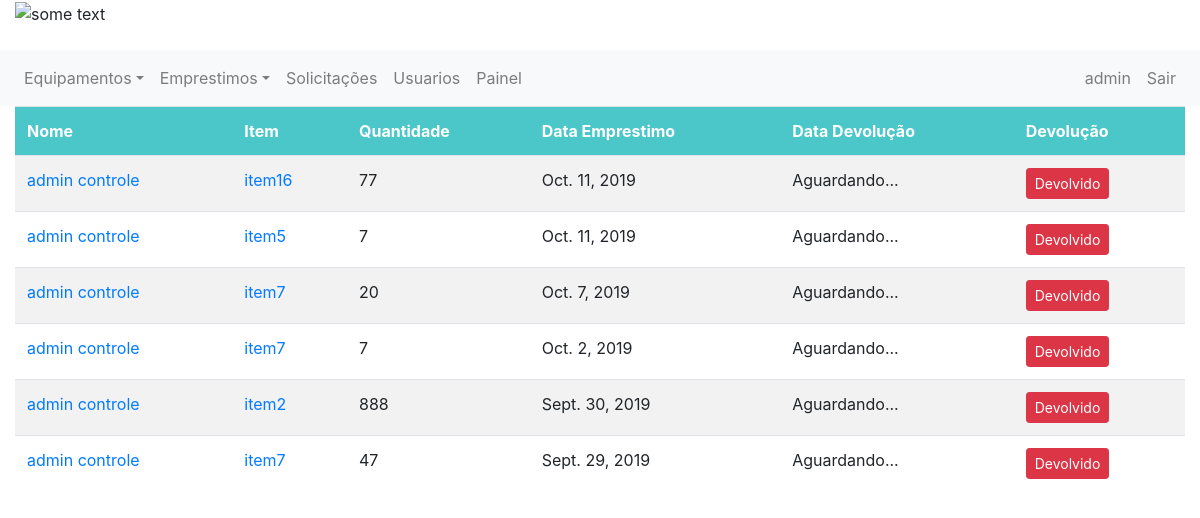
The app's page / (signed in) with its own data.
### emprestimo/models.py (models this page shows)
class Emprestimo(models.Model):
    equipamento = models.ForeignKey(Item, on_delete=models.CASCADE, related_name='item_emprestimo')
    solicitante = models.ForeignKey(Usuario, on_delete=models.CASCADE, related_name='usuario_emprestimo')
    tipo = models.ForeignKey(TipoEstadoEmprestimo, on_delete=models.CASCADE, related_name='tipo_emprestimo')
    estado = models.BooleanField(default=0)
    descricao = models.CharField(max_length=255)
    quantidade = models.IntegerField()
    data_emprestimo = models.DateField(null=False)
    data_devolucao = models.DateField(null=True)
    mensagem_rejeitado = models.CharField(max_length=255, null=True)
    mensagem_devolucao = models.CharField(max_length=255, null=True)

### controle/models.py (models this page shows, shortened)
class Usuario(models.Model):
    user = models.OneToOneField(User, related_name='profile', on_delete=models.CASCADE, null=True)
    telefone = models.IntegerField()
    tipo = models.ForeignKey(TipoUsuario, on_delete=models.CASCADE)

class Item(models.Model):
    nome = models.CharField(max_length=50)
    quantidade = models.IntegerField()
    tipo = models.ForeignKey(TipoEquipamento, on_delete=models.CASCADE)
    imagem = models.FileField(upload_to='documents/%Y/%m/%d', default='documents/1111/sem_foto.jpg')
    excluido = models.BooleanField(default=False)

### emprestimo/views.py (the view)
# urls.py: path('', exibir_emprestimos, name='root'),
@login_required
def exibir_emprestimos(request):
    emprestimos_ativos = Emprestimo.objects.filter(tipo=2).order_by('-data_emprestimo')
    paginator = Paginator(emprestimos_ativos, 8)
    page = request.GET.get('page')
    emprestimos_ativos = paginator.get_page(page)
    return render(request, 'emprestimos.html',
                  {'emprestimos': emprestimos_ativos,
                   'user_logado': get_usuario_logado(request)})

### emprestimo/views.py (called while the page is built)
def get_usuario_logado(request):
    return request.user

### controle/templates/emprestimos.html (shortened to what this page needs)
{% extends 'base.html' %}
{% block 'content' %}
    {% if emprestimos %}
        <table class="table table-hover">
            <tr>
                <th>Nome</th>
                <th>Item</th>
                <th>Quantidade</th>
                <th>Data Emprestimo</th>
                <th>Data Devolução</th>
                {% if user_logado.is_superuser %}
                    <th>Devolução</th>
                {% endif %}
            </tr>
          {% for emprestimo in emprestimos %}
              <tr>
                  <td> <a href="{% url 'exibe_um_usuario' emprestimo.solicitante.id %}"> {{emprestimo.solicitante.user.first_name }} {{emprestimo.solicitante.user.last_name}} </a> </td>
                  <td> <a href="{% url 'equipamento' emprestimo.equipamento.id %}">{{emprestimo.equipamento.nome}}</a></td>
                  <td>{{emprestimo.quantidade}}</td>
                  <td>{{emprestimo.data_emprestimo}}</td>
                  <td>
                      {% if emprestimo.data_devolucao == none %}
                          Aguardando...
                      {% else %}
                          {{emprestimo.data_devolucao}}
                      {% endif %}
                  </td>
              {% if user_logado.is_superuser %}
                  <td>
                      {% if emprestimo.data_devolucao == none %}
                      <a class="btn btn-sm btn-danger" href="" role="button" id="dropdownMenuLink" data-toggle="dropdown" aria-haspopup="true" aria-expanded="false">Devolvido</a>
                      {% endif %}
                  </td>
              {% endif %}
                </tr>
            {%endfor%}
      </table>
    {% else %}
        <p style="font-size: 30px; font-weight: bold; text-align:center">Nenhum emprestimo encontrado <br> :( </p>
    {% endif %}
<br>
{% endblock %}

### controle/templates/base.html (shortened to what this page needs)
{% load staticfiles %}
<!DOCTYPE html>
<html lang="pt">
<head>
<link rel="stylesheet" href="https://stackpath.bootstrapcdn.com/bootstrap/4.3.1/css/bootstrap.min.css">
</head>
<body>
<header class="page-header">
	<div class="">
    <div class="container-fluid" >
        <div class="row">
            <div class="col-12">
                <img src= "http://lims.ifpi.edu.br/images/logo.png" alt="some text" width=200 height=80>
            </div>
          </div>
    </div>
    <br>
    <div class="row" >
        <div class="col-12" >
            <nav class="navbar navbar-expand-sm navbar-light bg-light">
    <div class="collapse navbar-collapse" id="navbarCollapse">
        <div class="navbar-nav">
        <div class="nav-item dropdown">
                    <a href="#" class="nav-link dropdown-toggle" data-toggle="dropdown">Equipamentos</a>
                </div>
        <div class="nav-item dropdown">
            <a href="#" class="nav-link dropdown-toggle" data-toggle="dropdown">Emprestimos</a>
        </div>
            {% if user_logado.is_superuser %}
                <a class="nav-item nav-link" href="{% url 'exibir_solicitacoes' %}" >Solicitações </a>
                <a class="nav-item nav-link" href="{% url 'exibir_usuarios' %}" >Usuarios </a>
                <a class="nav-item nav-link" href="{% url 'painel_admin' %}" >Painel </a>
            {% endif %}
        </div>
        <div class="navbar-nav ml-auto">
            <a class="nav-item nav-link" href="{% url 'exibe_meu_perfil' %}">{{ user_logado.username }}</a>
            <a class="nav-item nav-link" href="{% url 'logout' %}">Sair</a>
        </div>
    </div>
</nav>
        </div>
    </div>
 </div>
</header>
<div class="container-fluid" >
    <div class="">
        <div class="" style=" ">
            {% block 'content' %}
            {% endblock %}
        </div>
    </div>
</div>
</body>
</html>

### controle/templates/emprestimos.html (style rules this page uses)
table { border-collapse: collapse; width: 100%; }
th, td { text-align: left; padding: 8px; }
tr:nth-child(even) { background-color: #f2f2f2 }
th { background-color: #4bc7c9; color: white; }

### records on screen
Emprestimo: solicitante.user.first_name "admin", solicitante.user.last_name "controle", equipamento.nome "item16", quantidade "77", data_emprestimo "Oct. 11, 2019", shows "Aguardando...", shows "Devolvido"
Emprestimo: solicitante.user.first_name "admin", solicitante.user.last_name "controle", equipamento.nome "item5", quantidade "7", data_emprestimo "Oct. 11, 2019", shows "Aguardando...", shows "Devolvido"
Emprestimo: solicitante.user.first_name "admin", solicitante.user.last_name "controle", equipamento.nome "item7", quantidade "20", data_emprestimo "Oct. 7, 2019", shows "Aguardando...", shows "Devolvido"
Emprestimo: solicitante.user.first_name "admin", solicitante.user.last_name "controle", equipamento.nome "item7", quantidade "7", data_emprestimo "Oct. 2, 2019", shows "Aguardando...", shows "Devolvido"
Emprestimo: solicitante.user.first_name "admin", solicitante.user.last_name "controle", equipamento.nome "item2", quantidade "888", data_emprestimo "Sept. 30, 2019", shows "Aguardando...", shows "Devolvido"
Emprestimo: solicitante.user.first_name "admin", solicitante.user.last_name "controle", equipamento.nome "item7", quantidade "47", data_emprestimo "Sept. 29, 2019", shows "Aguardando...", shows "Devolvido"

### other values on screen
{{ user_logado.username }} "admin"
